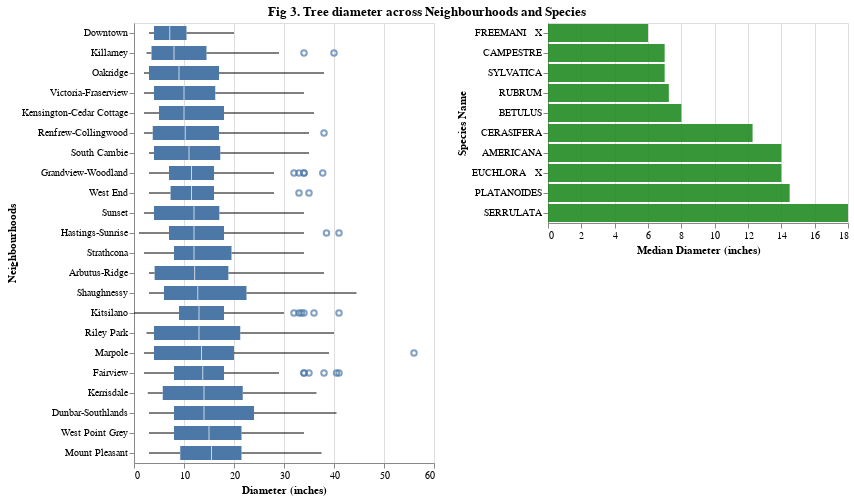

This figure's notebook cell:
### Markdown cell above
### How does the tree diameter vary across different neighbourhood?

### Code cell
diameter_order = trees_df.groupby('name')['diameter'].median().sort_values().index.to_list()


median_diameter = alt.Chart(trees_df).mark_boxplot().encode(
    alt.X('diameter', title = 'Diameter (inches)'), 
    alt.Y('name', title = 'Neighbourhoods', sort = diameter_order)
).transform_filter(species_click)

species_diameter = alt.Chart(trees_df).mark_bar(color = 'forestgreen').encode(
    alt.X('median(diameter)', title = 'Median Diameter (inches)'), 
    alt.Y('species_name', title = 'Species Name', sort = 'x'),
    opacity=alt.condition(species_click, alt.value(0.9), alt.value(0.05))
).add_selection(species_click)


(median_diameter | species_diameter).properties(title = alt.TitleParams('Fig 3. Tree diameter across Neighbourhoods and Species', anchor = 'middle'))

### Figure 1 — Vega-Lite specification as saved in the notebook (floating-point values rounded to 4 significant figures; data arrays with more than 128 entries replaced by an {"elided": "..."} marker saying what was removed)
{"config": {"view": {"continuousWidth": 300, "continuousHeight": 300}}, "hconcat": [{"mark": {"type": "boxplot"}, "encoding": {"x": {"field": "diameter", "title": "Diameter (inches)", "type": "quantitative"}, "y": {"field": "name", "sort": ["Downtown", "Killarney", "Oakridge", "Victoria-Fraserview", "Kensington-Cedar Cottage", "Renfrew-Collingwood", "South Cambie", "Grandview-Woodland", "West End", "Sunset", "Hastings-Sunrise", "Strathcona", "Arbutus-Ridge", "Shaughnessy", "Kitsilano", "Riley Park", "Marpole", "Fairview", "Kerrisdale", "Dunbar-Southlands", "West Point Grey", "Mount Pleasant"], "title": "Neighbourhoods", "type": "nominal"}}, "transform": [{"filter": {"param": "param_1"}}]}, {"mark": {"type": "bar", "color": "forestgreen"}, "encoding": {"opacity": {"condition": {"param": "param_1", "value": 0.9}, "value": 0.05}, "x": {"aggregate": "median", "field": "diameter", "title": "Median Diameter (inches)", "type": "quantitative"}, "y": {"field": "species_name", "sort": "x", "title": "Species Name", "type": "nominal"}}, "name": "view_3"}], "data": {"name": "data-4aa22b6c64c33bb8df5a18e70424c674"}, "params": [{"name": "param_1", "select": {"type": "point", "fields": ["species_name"]}, "views": ["view_3"]}], "title": {"text": "Fig 3. Tree diameter across Neighbourhoods and Species", "anchor": "middle"}, "$schema": "https://vega.github.io/schema/vega-lite/v5.20.1.json", "datasets": {"data-4aa22b6c64c33bb8df5a18e70424c674": {"elided": "2497 records"}}}
